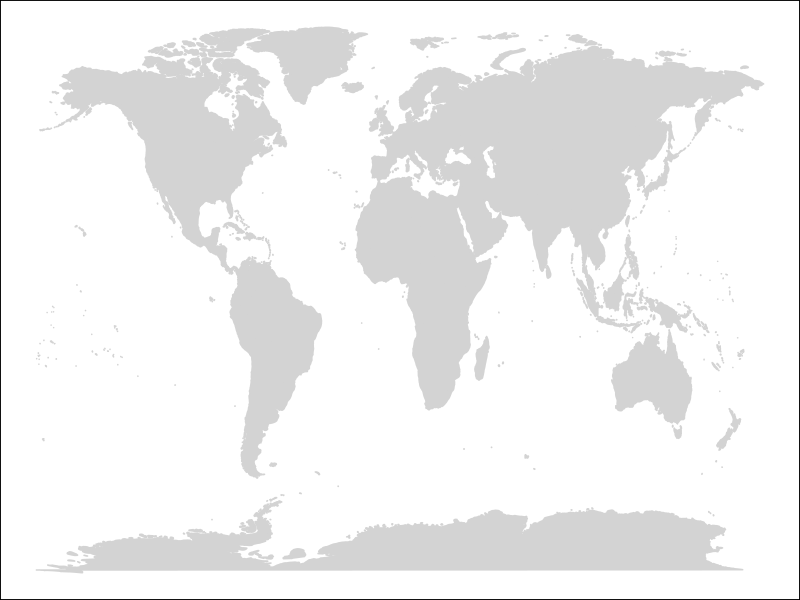
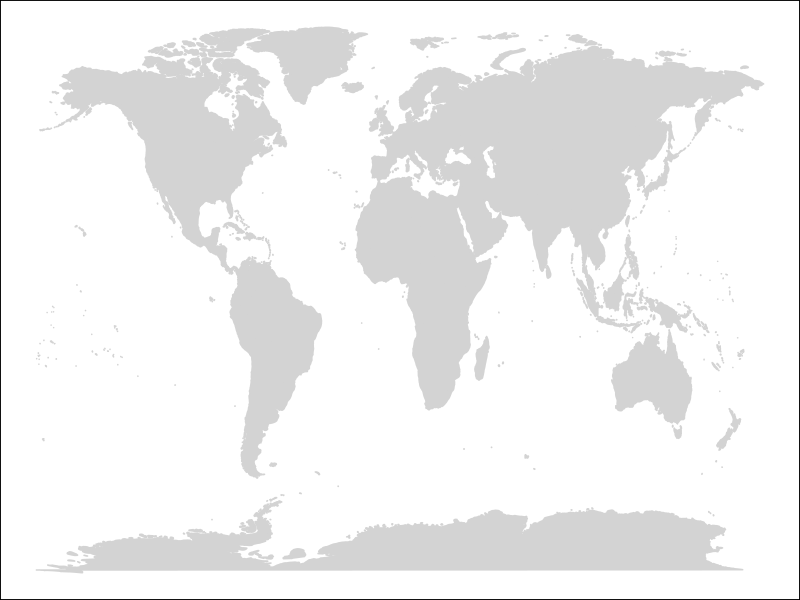

Reproduce these figures in R, in order.
# Make world map for legend
library(tidyverse)
world <- map_data("world")
ggplot() +
  geom_map(
    data = world, map = world,
    aes(long, lat, map_id = region),
    colour = "lightgray", fill = "lightgrey") +
  theme_void() +          
  theme(rect = element_rect(fill = "transparent"))  # Make background transparent

ggsave(file = "biogeography/outputs/worldmap-for-legend.png", dpi = 900, 
       bg = "transparent")
